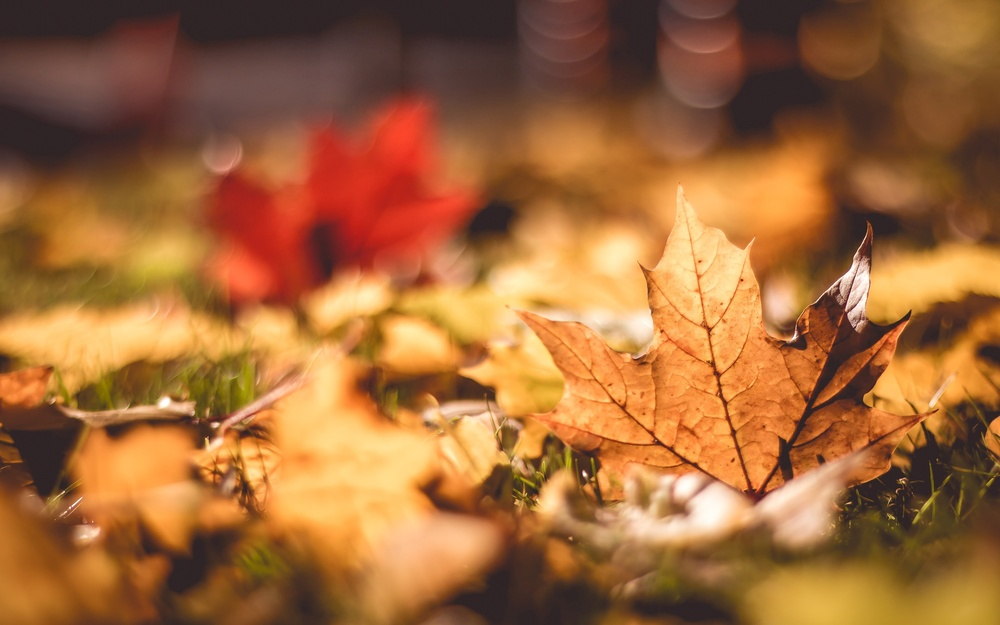
#> input picture big.jpeg, 1000 x 625 px, shrunk from 2560 x 1600 before the run
$ jupyter execute Untitled1.ipynb   (shell and % lines are left out)
#> lines starting #> are read from the running program, lines starting #| are printed output that depends on the picture
[cell 1]
import cv2
import numpy as np

[cell 2]
import matplotlib.pyplot as plt
import matplotlib.image as mpimg

[cell 3]
def show(img):
    if (len(img.shape) == 2):
        plt.imshow(sml, cmap='gray')
    else:
        plt.imshow(big)

[cell 4]
big = mpimg.imread('big.jpeg')
#> big is the input picture: shape (625, 1000, 3); mean R, G, B 160.8, 104.4, 57.5
show(big)

[cell 5]
sml = cv2.imread('sml.png')
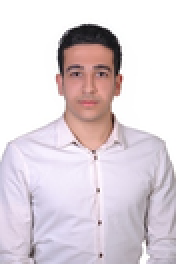
#> input picture sml.png, 88 x 132 px, shrunk from 225 x 338 before the run (shown 2 times larger)
#> sml is the input picture: shape (132, 88, 3); mean B, G, R 218.4, 211.8, 222.1
sml = cv2.cvtColor(sml, cv2.COLOR_RGB2GRAY)
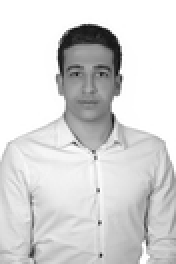
#> sml: shape (132, 88) (shown 2 times larger); min 13, max 255, mean 214.9
show(sml)

[cell 6]
sml_w, sml_h = sml.shape
#> sml_w = 132; sml_h = 88
big_w, big_h,_ = big.shape
#> big_w = 625; big_h = 1000

[cell 7]
def img2fv(img):
    if (len(img.shape) == 2):
        return img.reshape(img.shape[0] * img.shape[1])
    else:
        return img.reshape(img.shape[0] * img.shape[1] * img.shape[2])

[cell 8]
def fv2img(fv,h, w, gray = False):
    if (gray):
        return np.reshape(fv, (w, h))
    else:
        return np.reshape(fv, (w, h, 3))

[cell 9]
#recover test
show(fv2img(img2fv(big), big_h, big_w))

[cell 10]
#recover test
show(fv2img(img2fv(sml), sml_h, sml_w, True))

[cell 11]
sml_fv = img2fv(sml)
#> sml_fv = 11616 values, max 255 at index 0, min 13 at index 2787, mean 214.9
big_fv = img2fv(big)
result_fv = np.empty(len(big_fv), dtype=int)

[cell 12]
print((big_w*big_h*3) / (sml_w * sml_h) > 8)
#| True

[cell 13]
def hide_num(tar, offset):
    for i in range(8):
        shifted = tar >> i
        index = offset + i
        if (shifted % 2 == 0):
            if (big_fv[index] % 2 != 0):
                result_fv[index] = big_fv[index] + 1
            else:
                result_fv[index] = big_fv[index]

[cell 14]
offset = 0
for tar in sml_fv:
    hide_num(tar, offset)
    offset += 8
#> this loop made 11616 passes
#> offset on passes 1 to 3: 8, 16, 24
#> after the loop, offset = 92928

[cell 15]
show(fv2img(result_fv, big_h, big_w))

######

[cell 16]
recovered_fv = np.empty(len(sml_fv), dtype=int)
#> recovered_fv = 11616 values, max 8459856048981409792 at index 11562, min -9223372032854261760 at index 11566, mean 4.47e+18

[cell 17]
def recover_num(tar, offset):
    num = 0
    for i in range(8):
        index = offset + i
        if (result_fv[index] % 2 != 0):
            num += pow(2, i)
    return num

[cell 18]
offset = 0
for i, tar in enumerate(sml_fv):
    recovered_fv[i] = recover_num(tar, offset)
    offset += 8
#> after the loop, offset = 92928; recovered_fv = 11616 values from 0 to 0

[cell 19]
show(fv2img(recovered_fv, sml_h, sml_w, True))
#> in fv2img (call 4), `return np.reshape(fv, (w, h))`: returned value: shape (132, 88) int64; every value is 0
